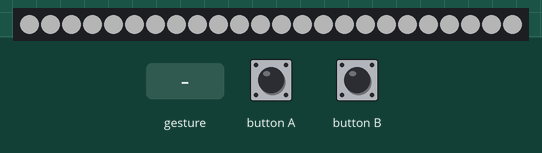
Bench run of a program on a simulated BBC micro:bit (MakeCode). Parts: 24 RGB LEDs in strip order, left to right. The inputs (shaded band) are chosen by the test bench. Dim RGB values are drawn brighter than linear; a tilt is held for 1.5 s and a shake lasts 1 s, then the board lies face up again.

Above: at 1.2 s.
1.3 s: button A pressed for 0.15 s
2.9 s: gesture 'tilt right'
4.5 s: button B pressed for 0.15 s
6.1 s: gesture 'logo down'
7.7 s: button A pressed for 0.15 s
9.3 s: button B pressed 5 times (0.12 s each, 0.3 s apart)
At 11.7 s:
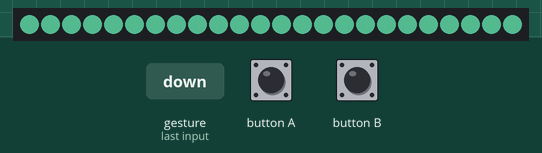
Timing chart, 0 to 13.2 s (numbered marks = the images above; inputs shaded):
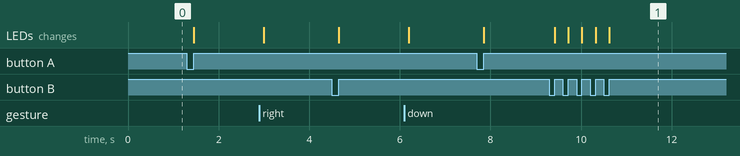

The program:

color-picker.py
```python
def on_gesture_tilt_right():
    global G
    G += 16
    strip.show_color(neopixel.rgb(R, G, B))
input.on_gesture(Gesture.TILT_RIGHT, on_gesture_tilt_right)

def on_gesture_logo_down():
    global B
    B += -16
    strip.show_color(neopixel.rgb(R, G, B))
input.on_gesture(Gesture.LOGO_DOWN, on_gesture_logo_down)

def on_button_pressed_a():
    global R
    R += 16
    strip.show_color(neopixel.rgb(R, G, B))
input.on_button_pressed(Button.A, on_button_pressed_a)

def on_gesture_tilt_left():
    global G
    G += -16
    strip.show_color(neopixel.rgb(R, G, B))
input.on_gesture(Gesture.TILT_LEFT, on_gesture_tilt_left)

def on_gesture_logo_up():
    global B
    B += -16
    strip.show_color(neopixel.rgb(R, G, B))
input.on_gesture(Gesture.LOGO_UP, on_gesture_logo_up)

def on_button_pressed_b():
    global R
    R += -16
    strip.show_color(neopixel.rgb(R, G, B))
input.on_button_pressed(Button.B, on_button_pressed_b)
def on_forever():
    global R,G,B
    if R+G+B == 765:
        R = 128
        G = 128
        B = 128
    elif R+G+B == 0:
        R = 128
        G = 128
        B = 128

basic.forever(on_forever)
strip: neopixel.Strip = None
strip = neopixel.create(DigitalPin.P0, 24, NeoPixelMode.RGB_RGB)
R = 128
G = 128
B = 128
strip.show_color(neopixel.rgb(R, G, B))
```

Measured:
- after the input at 9.3 s, the LEDs: first change after 0.12 s (image 1 shows a later state)
